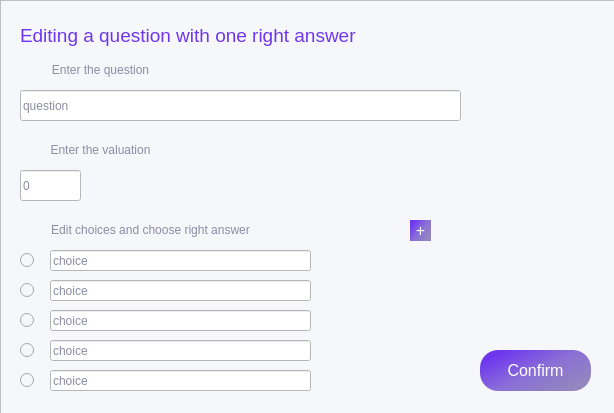
<?xml version="1.0" encoding="UTF-8"?>
<ui version="4.0">
 <class>Form</class>
 <widget class="QWidget" name="Form">
  <property name="geometry">
   <rect>
    <x>0</x>
    <y>0</y>
    <width>614</width>
    <height>413</height>
   </rect>
  </property>
  <property name="windowTitle">
   <string>Form</string>
  </property>
  <widget class="QFrame" name="frame">
   <property name="geometry">
    <rect>
     <x>0</x>
     <y>0</y>
     <width>620</width>
     <height>420</height>
    </rect>
   </property>
   <property name="styleSheet">
    <string notr="true">background-color: rgb(246, 247, 250);
color: rgb(110, 55, 238);
font: 12pt &quot;Arial&quot;;
color: rgb(139, 140, 166);</string>
   </property>
   <property name="frameShape">
    <enum>QFrame::StyledPanel</enum>
   </property>
   <property name="frameShadow">
    <enum>QFrame::Raised</enum>
   </property>
   <widget class="QLabel" name="label_2">
    <property name="geometry">
     <rect>
      <x>20</x>
      <y>50</y>
      <width>161</width>
      <height>41</height>
     </rect>
    </property>
    <property name="text">
     <string>&lt;html&gt;&lt;head/&gt;&lt;body&gt;&lt;p&gt;Enter the question&lt;/p&gt;&lt;/body&gt;&lt;/html&gt;</string>
    </property>
    <property name="textFormat">
     <enum>Qt::RichText</enum>
    </property>
    <property name="alignment">
     <set>Qt::AlignCenter</set>
    </property>
   </widget>
   <widget class="QPushButton" name="pushButton">
    <property name="geometry">
     <rect>
      <x>480</x>
      <y>350</y>
      <width>111</width>
      <height>41</height>
     </rect>
    </property>
    <property name="font">
     <font>
      <family>Arial</family>
      <pointsize>12</pointsize>
      <weight>50</weight>
      <italic>false</italic>
      <bold>false</bold>
     </font>
    </property>
    <property name="cursor">
     <cursorShape>PointingHandCursor</cursorShape>
    </property>
    <property name="styleSheet">
     <string notr="true">background-color: qlineargradient(spread:pad, x1:0.07, y1:0.227364, x2:0.895, y2:0.847, stop:0 rgba(110, 55, 238, 255), stop:0.487562 rgba(138, 110, 215, 255), stop:1 rgba(147, 134, 190, 255));
border-radius: 18px;
color: rgb(255, 255, 255);</string>
    </property>
    <property name="text">
     <string>Confirm</string>
    </property>
   </widget>
   <widget class="QLabel" name="label_3">
    <property name="geometry">
     <rect>
      <x>20</x>
      <y>20</y>
      <width>501</width>
      <height>31</height>
     </rect>
    </property>
    <property name="styleSheet">
     <string notr="true">color: rgba(110, 55, 238, 255)</string>
    </property>
    <property name="text">
     <string>&lt;html&gt;&lt;head/&gt;&lt;body&gt;&lt;p&gt;&lt;span style=&quot; font-size:14pt;&quot;&gt;Editing a question with one right answer&lt;/span&gt;&lt;/p&gt;&lt;/body&gt;&lt;/html&gt;</string>
    </property>
    <property name="textFormat">
     <enum>Qt::RichText</enum>
    </property>
   </widget>
   <widget class="QLabel" name="label_5">
    <property name="geometry">
     <rect>
      <x>20</x>
      <y>130</y>
      <width>161</width>
      <height>41</height>
     </rect>
    </property>
    <property name="text">
     <string>&lt;html&gt;&lt;head/&gt;&lt;body&gt;&lt;p align=&quot;center&quot;&gt;Enter the valuation&lt;/p&gt;&lt;/body&gt;&lt;/html&gt;</string>
    </property>
    <property name="textFormat">
     <enum>Qt::RichText</enum>
    </property>
    <property name="alignment">
     <set>Qt::AlignCenter</set>
    </property>
   </widget>
   <widget class="QLineEdit" name="lineEdit">
    <property name="geometry">
     <rect>
      <x>20</x>
      <y>90</y>
      <width>441</width>
      <height>31</height>
     </rect>
    </property>
    <property name="styleSheet">
     <string notr="true">background-color: rgb(255,255,255);
font: 10pt &quot;MS Shell Dlg 2&quot;; </string>
    </property>
    <property name="text">
     <string>question</string>
    </property>
   </widget>
   <widget class="QLineEdit" name="lineEdit_2">
    <property name="geometry">
     <rect>
      <x>20</x>
      <y>170</y>
      <width>61</width>
      <height>31</height>
     </rect>
    </property>
    <property name="styleSheet">
     <string notr="true">background-color: rgb(255,255,255);
font: 10pt &quot;MS Shell Dlg 2&quot;; </string>
    </property>
    <property name="text">
     <string>0</string>
    </property>
   </widget>
   <widget class="QLabel" name="label_6">
    <property name="geometry">
     <rect>
      <x>30</x>
      <y>210</y>
      <width>241</width>
      <height>41</height>
     </rect>
    </property>
    <property name="text">
     <string>&lt;html&gt;&lt;head/&gt;&lt;body&gt;&lt;p align=&quot;center&quot;&gt;Edit choices and choose right answer&lt;/p&gt;&lt;/body&gt;&lt;/html&gt;</string>
    </property>
    <property name="textFormat">
     <enum>Qt::RichText</enum>
    </property>
    <property name="alignment">
     <set>Qt::AlignCenter</set>
    </property>
   </widget>
   <widget class="QRadioButton" name="radioButton">
    <property name="geometry">
     <rect>
      <x>20</x>
      <y>250</y>
      <width>16</width>
      <height>21</height>
     </rect>
    </property>
    <property name="styleSheet">
     <string notr="true">font: 12pt &quot;Arial&quot;;</string>
    </property>
    <property name="text">
     <string/>
    </property>
   </widget>
   <widget class="QRadioButton" name="radioButton_2">
    <property name="geometry">
     <rect>
      <x>20</x>
      <y>280</y>
      <width>21</width>
      <height>21</height>
     </rect>
    </property>
    <property name="styleSheet">
     <string notr="true">font: 12pt &quot;Arial&quot;;</string>
    </property>
    <property name="text">
     <string/>
    </property>
   </widget>
   <widget class="QRadioButton" name="radioButton_3">
    <property name="geometry">
     <rect>
      <x>20</x>
      <y>310</y>
      <width>21</width>
      <height>21</height>
     </rect>
    </property>
    <property name="styleSheet">
     <string notr="true">font: 12pt &quot;Arial&quot;;</string>
    </property>
    <property name="text">
     <string/>
    </property>
   </widget>
   <widget class="QRadioButton" name="radioButton_4">
    <property name="geometry">
     <rect>
      <x>20</x>
      <y>340</y>
      <width>16</width>
      <height>21</height>
     </rect>
    </property>
    <property name="styleSheet">
     <string notr="true">font: 12pt &quot;Arial&quot;;</string>
    </property>
    <property name="text">
     <string/>
    </property>
   </widget>
   <widget class="QRadioButton" name="radioButton_5">
    <property name="geometry">
     <rect>
      <x>20</x>
      <y>370</y>
      <width>21</width>
      <height>21</height>
     </rect>
    </property>
    <property name="styleSheet">
     <string notr="true">font: 12pt &quot;Arial&quot;;</string>
    </property>
    <property name="text">
     <string/>
    </property>
   </widget>
   <widget class="QPushButton" name="pushButton_2">
    <property name="geometry">
     <rect>
      <x>410</x>
      <y>220</y>
      <width>21</width>
      <height>21</height>
     </rect>
    </property>
    <property name="font">
     <font>
      <family>Arial</family>
      <pointsize>12</pointsize>
      <weight>50</weight>
      <italic>false</italic>
      <bold>false</bold>
     </font>
    </property>
    <property name="cursor">
     <cursorShape>PointingHandCursor</cursorShape>
    </property>
    <property name="styleSheet">
     <string notr="true">background-color: qlineargradient(spread:pad, x1:0.07, y1:0.227364, x2:0.895, y2:0.847, stop:0 rgba(110, 55, 238, 255), stop:0.487562 rgba(138, 110, 215, 255), stop:1 rgba(147, 134, 190, 255));
border-radius: 18px;
color: rgb(255, 255, 255);</string>
    </property>
    <property name="text">
     <string>+</string>
    </property>
   </widget>
   <widget class="QLineEdit" name="lineEdit_3">
    <property name="geometry">
     <rect>
      <x>50</x>
      <y>250</y>
      <width>261</width>
      <height>21</height>
     </rect>
    </property>
    <property name="styleSheet">
     <string notr="true">background-color: rgb(255,255,255);
font: 10pt &quot;MS Shell Dlg 2&quot;; </string>
    </property>
    <property name="text">
     <string>choice</string>
    </property>
   </widget>
   <widget class="QLineEdit" name="lineEdit_4">
    <property name="geometry">
     <rect>
      <x>50</x>
      <y>280</y>
      <width>261</width>
      <height>21</height>
     </rect>
    </property>
    <property name="styleSheet">
     <string notr="true">background-color: rgb(255,255,255);
font: 10pt &quot;MS Shell Dlg 2&quot;; </string>
    </property>
    <property name="text">
     <string>choice</string>
    </property>
   </widget>
   <widget class="QLineEdit" name="lineEdit_5">
    <property name="geometry">
     <rect>
      <x>50</x>
      <y>310</y>
      <width>261</width>
      <height>21</height>
     </rect>
    </property>
    <property name="styleSheet">
     <string notr="true">background-color: rgb(255,255,255);
font: 10pt &quot;MS Shell Dlg 2&quot;; </string>
    </property>
    <property name="text">
     <string>choice</string>
    </property>
   </widget>
   <widget class="QLineEdit" name="lineEdit_6">
    <property name="geometry">
     <rect>
      <x>50</x>
      <y>340</y>
      <width>261</width>
      <height>21</height>
     </rect>
    </property>
    <property name="styleSheet">
     <string notr="true">background-color: rgb(255,255,255);
font: 10pt &quot;MS Shell Dlg 2&quot;; </string>
    </property>
    <property name="text">
     <string>choice</string>
    </property>
   </widget>
   <widget class="QLineEdit" name="lineEdit_7">
    <property name="geometry">
     <rect>
      <x>50</x>
      <y>370</y>
      <width>261</width>
      <height>21</height>
     </rect>
    </property>
    <property name="styleSheet">
     <string notr="true">background-color: rgb(255,255,255);
font: 10pt &quot;MS Shell Dlg 2&quot;; </string>
    </property>
    <property name="text">
     <string>choice</string>
    </property>
   </widget>
   <widget class="QPushButton" name="pushButton_3">
    <property name="geometry">
     <rect>
      <x>410</x>
      <y>220</y>
      <width>21</width>
      <height>21</height>
     </rect>
    </property>
    <property name="font">
     <font>
      <family>Arial</family>
      <pointsize>12</pointsize>
      <weight>50</weight>
      <italic>false</italic>
      <bold>false</bold>
     </font>
    </property>
    <property name="cursor">
     <cursorShape>PointingHandCursor</cursorShape>
    </property>
    <property name="styleSheet">
     <string notr="true">background-color: qlineargradient(spread:pad, x1:0.07, y1:0.227364, x2:0.895, y2:0.847, stop:0 rgba(110, 55, 238, 255), stop:0.487562 rgba(138, 110, 215, 255), stop:1 rgba(147, 134, 190, 255));
border-radius: 18px;
color: rgb(255, 255, 255);</string>
    </property>
    <property name="text">
     <string>+</string>
    </property>
   </widget>
   <widget class="QPushButton" name="pushButton_4">
    <property name="geometry">
     <rect>
      <x>410</x>
      <y>220</y>
      <width>21</width>
      <height>21</height>
     </rect>
    </property>
    <property name="font">
     <font>
      <family>Arial</family>
      <pointsize>12</pointsize>
      <weight>50</weight>
      <italic>false</italic>
      <bold>false</bold>
     </font>
    </property>
    <property name="cursor">
     <cursorShape>PointingHandCursor</cursorShape>
    </property>
    <property name="styleSheet">
     <string notr="true">background-color: qlineargradient(spread:pad, x1:0.07, y1:0.227364, x2:0.895, y2:0.847, stop:0 rgba(110, 55, 238, 255), stop:0.487562 rgba(138, 110, 215, 255), stop:1 rgba(147, 134, 190, 255));
border-radius: 18px;
color: rgb(255, 255, 255);</string>
    </property>
    <property name="text">
     <string>+</string>
    </property>
   </widget>
   <zorder>pushButton_4</zorder>
   <zorder>pushButton_3</zorder>
   <zorder>label_2</zorder>
   <zorder>pushButton</zorder>
   <zorder>label_3</zorder>
   <zorder>label_5</zorder>
   <zorder>lineEdit</zorder>
   <zorder>lineEdit_2</zorder>
   <zorder>label_6</zorder>
   <zorder>radioButton</zorder>
   <zorder>radioButton_2</zorder>
   <zorder>radioButton_3</zorder>
   <zorder>radioButton_4</zorder>
   <zorder>radioButton_5</zorder>
   <zorder>pushButton_2</zorder>
   <zorder>lineEdit_3</zorder>
   <zorder>lineEdit_4</zorder>
   <zorder>lineEdit_5</zorder>
   <zorder>lineEdit_6</zorder>
   <zorder>lineEdit_7</zorder>
  </widget>
 </widget>
 <resources/>
 <connections/>
</ui>
